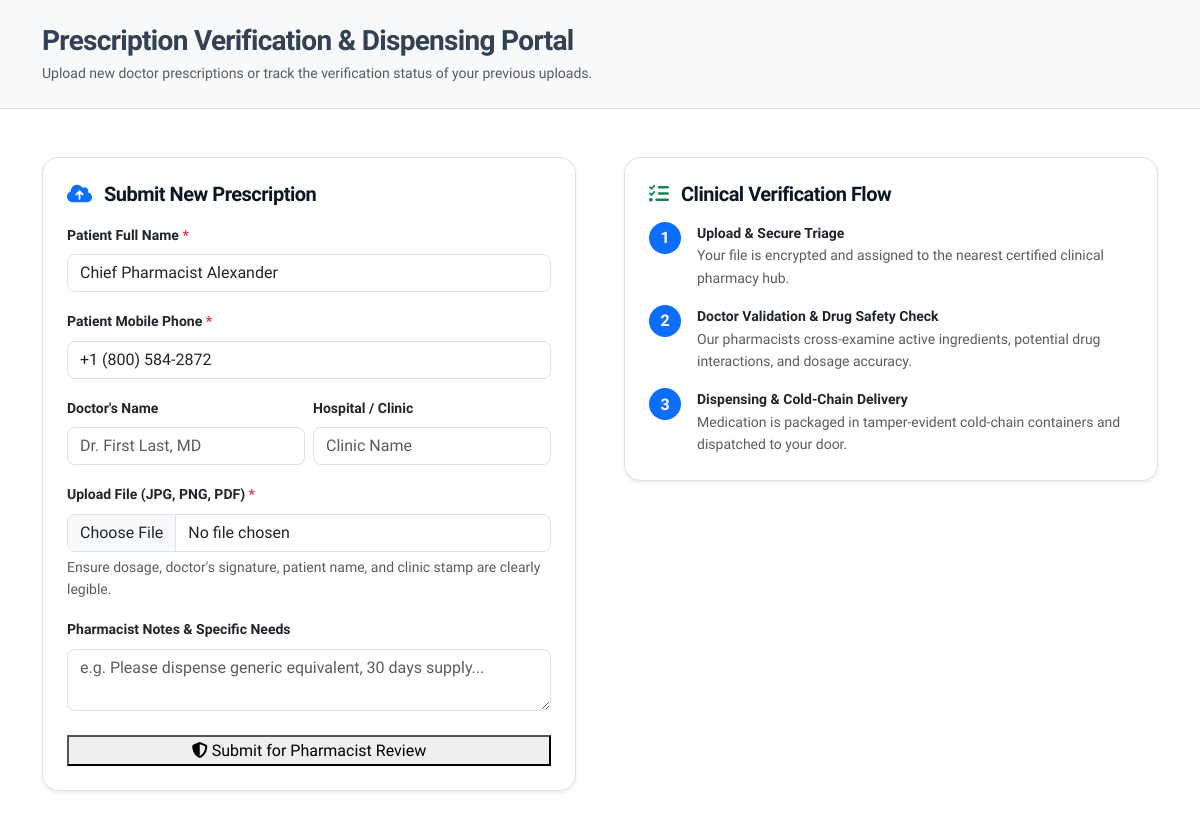
The page /prescriptions/ (signed in) on the database its author committed.
### apps/core/models.py (models this page shows, shortened)
class User(AbstractUser):
    USER_TYPE_CHOICES = (
        ('PATIENT', 'Patient / Customer'),
        ('PHARMACIST', 'Certified Pharmacist'),
        ('DOCTOR', 'Doctor / Healthcare Specialist'),
        ('ADMIN', 'Administrator'),
    )
    user_type = models.CharField(max_length=20, choices=USER_TYPE_CHOICES, default='PATIENT')
    phone_number = models.CharField(max_length=20, blank=True, null=True)
    avatar = models.ImageField(upload_to='avatars/', blank=True, null=True)
    date_of_birth = models.DateField(blank=True, null=True)
    blood_group = models.CharField(max_length=10, blank=True, null=True)
    medical_allergies = models.TextField(blank=True, null=True)
    emergency_contact = models.CharField(max_length=100, blank=True, null=True)
    @property
    def full_name(self):
        if self.first_name or self.last_name:
            return f"{self.first_name} {self.last_name}".strip()
        return self.username

### apps/core/views.py (the view)
# urls.py: path('prescriptions/', prescriptions_portal_view, name='prescriptions'),
def prescriptions_portal_view(request):
    user_prescriptions = []
    if request.user.is_authenticated:
        user_prescriptions = Prescription.objects.filter(user=request.user)
    return render(request, 'pages/prescriptions.html', {'user_prescriptions': user_prescriptions})

### templates/pages/prescriptions.html (shortened to what this page needs)
{% extends 'base.html' %}
{% load static %}
{% block content %}
<div class="bg-light py-4 border-bottom">
  <div class="container">
    <h1 class="h3 fw-bold text-navy-800 mb-1">Prescription Verification & Dispensing Portal</h1>
    <p class="text-muted small mb-0">Upload new doctor prescriptions or track the verification status of your previous uploads.</p>
  </div>
</div>
<div class="container py-5">
  <div class="row g-5">
    <div class="col-lg-6">
      <div class="card border rounded-4 p-4 shadow-sm bg-white">
        <h5 class="fw-bold text-navy-800 mb-3"><i class="fa-solid fa-cloud-arrow-up text-primary me-2"></i> Submit New Prescription</h5>
        <form id="portal-rx-upload-form" enctype="multipart/form-data">
          <div class="mb-3">
            <label class="form-label fw-bold small">Patient Full Name <span class="text-danger">*</span></label>
            <input type="text" name="patient_name" class="form-control rounded-3" placeholder="Full legal name" value="{% if user.is_authenticated %}{{ user.full_name }}{% endif %}" required>
          </div>
          <div class="mb-3">
            <label class="form-label fw-bold small">Patient Mobile Phone <span class="text-danger">*</span></label>
            <input type="tel" name="patient_phone" class="form-control rounded-3" placeholder="+1 (555) 000-0000" value="{% if user.is_authenticated %}{{ user.phone_number|default:'' }}{% endif %}" required>
          </div>
          <div class="row g-2 mb-3">
            <div class="col-6">
              <label class="form-label fw-bold small">Doctor's Name</label>
              <input type="text" name="doctor_name" class="form-control rounded-3" placeholder="Dr. First Last, MD">
            </div>
            <div class="col-6">
              <label class="form-label fw-bold small">Hospital / Clinic</label>
              <input type="text" name="clinic_hospital" class="form-control rounded-3" placeholder="Clinic Name">
            </div>
          </div>
          <div class="mb-3">
            <label class="form-label fw-bold small">Upload File (JPG, PNG, PDF) <span class="text-danger">*</span></label>
            <input type="file" name="prescription_file" class="form-control rounded-3" accept="image/*,.pdf" required>
            <div class="form-text small">Ensure dosage, doctor's signature, patient name, and clinic stamp are clearly legible.</div>
          </div>
          <div class="mb-4">
            <label class="form-label fw-bold small">Pharmacist Notes & Specific Needs</label>
            <textarea name="notes" class="form-control rounded-3" rows="2" placeholder="e.g. Please dispense generic equivalent, 30 days supply..."></textarea>
          </div>
          <button type="submit" class="aura-btn-emerald w-100 justify-content-center">
            <i class="fa-solid fa-shield-halved"></i>
            <span>Submit for Pharmacist Review</span>
          </button>
        </form>
      </div>
    </div>
    <div class="col-lg-6">
      <div class="card border rounded-4 p-4 shadow-sm bg-white mb-4">
        <h5 class="fw-bold text-navy-800 mb-3"><i class="fa-solid fa-list-check text-success me-2"></i> Clinical Verification Flow</h5>
        <div class="d-flex gap-3 mb-3">
          <div class="rounded-circle bg-primary text-white d-flex align-items-center justify-content-center fw-bold" style="width: 32px; height: 32px; flex-shrink: 0;">1</div>
          <div>
            <div class="fw-bold text-navy-800 small">Upload & Secure Triage</div>
            <div class="text-muted small">Your file is encrypted and assigned to the nearest certified clinical pharmacy hub.</div>
          </div>
        </div>
        <div class="d-flex gap-3 mb-3">
          <div class="rounded-circle bg-primary text-white d-flex align-items-center justify-content-center fw-bold" style="width: 32px; height: 32px; flex-shrink: 0;">2</div>
          <div>
            <div class="fw-bold text-navy-800 small">Doctor Validation & Drug Safety Check</div>
            <div class="text-muted small">Our pharmacists cross-examine active ingredients, potential drug interactions, and dosage accuracy.</div>
          </div>
        </div>
        <div class="d-flex gap-3">
          <div class="rounded-circle bg-primary text-white d-flex align-items-center justify-content-center fw-bold" style="width: 32px; height: 32px; flex-shrink: 0;">3</div>
          <div>
            <div class="fw-bold text-navy-800 small">Dispensing & Cold-Chain Delivery</div>
            <div class="text-muted small">Medication is packaged in tamper-evident cold-chain containers and dispatched to your door.</div>
          </div>
        </div>
      </div>
    </div>
  </div>
</div>
{% endblock %}

### static/css/antixor.css (style rules this page uses)
:root { --antixor-green-primary: #0a5c43; --antixor-green-hover: #064431; --antixor-green-accent: #10b981; --antixor-green-badge: #d1fae5; --antixor-green-badge-txt: #065f46; --antixor-mint-bg: #e6f7f2; --antixor-mint-soft: #edf9f5; --antixor-mint-light: #f4fbf8; --antixor-dark-teal: #072635; --antixor-dark-footer: #0a2533; --antixor-dark-navy: #051b26; --antixor-heading-dark: #0e1726; --antixor-body-slate: #334155; --antixor-muted-slate: #64748b; --antixor-border-slate: #e2e8f0; --antixor-bg-light: #f8fafc; --antixor-white: #ffffff; --antixor-gold-star: #f59e0b; --antixor-coral-badge: #f43f5e; --antixor-blue-badge: #0284c7; --antixor-radius-pill: 9999px; --antixor-radius-card: 20px; --antixor-radius-inner: 14px; --antixor-shadow-sm: 0 2px 8px rgba(14, 23, 38, 0.04); --antixor-shadow-card: 0 10px 30px -4px rgba(14, 23, 38, 0.06); --antixor-shadow-hover: 0 18px 40px -4px rgba(10, 92, 67, 0.14); --antixor-transition: all 0.28s cubic-bezier(0.16, 1, 0.3, 1); }
* { box-sizing: border-box; }
body { font-family: 'Plus Jakarta Sans', system-ui, -apple-system, sans-serif; color: var(--antixor-body-slate); background-color: var(--antixor-white); line-height: 1.6; overflow-x: hidden; -webkit-font-smoothing: antialiased; }
h1, h2, h3, h4, h5, h6 { color: var(--antixor-heading-dark); font-weight: 700; letter-spacing: -0.025em; }

### rows shown on the page
User: patient_name "Chief Pharmacist Alexander", patient_phone "+1 (800) 584-2872"
